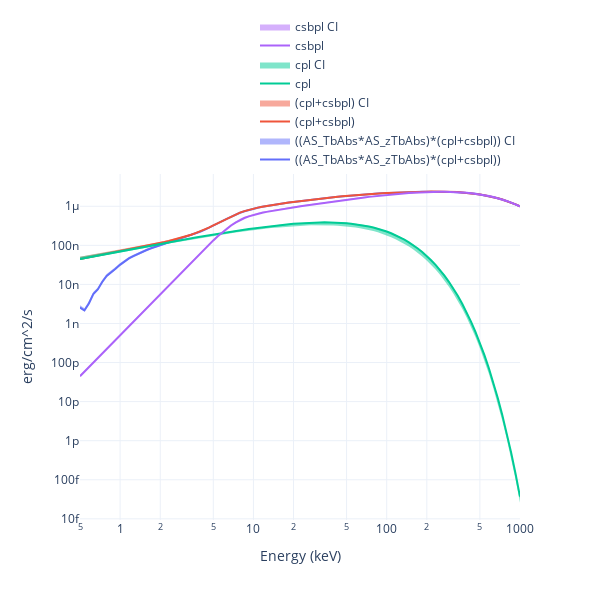

Notebook cell for this chart:
### Code cell
earr = np.logspace(np.log10(0.5), 3, 100)

modelplot = Plot.model(ploter='plotly', style='vFv', post=True)
modelplot.add_model(model1, E=earr)
modelplot.add_model(model2, E=earr)
modelplot.add_model(cpl_ins, E=earr)
modelplot.add_model(csbpl_ins, E=earr)
fig = modelplot.get_fig()
fig.save(f'{savepath}/model')
